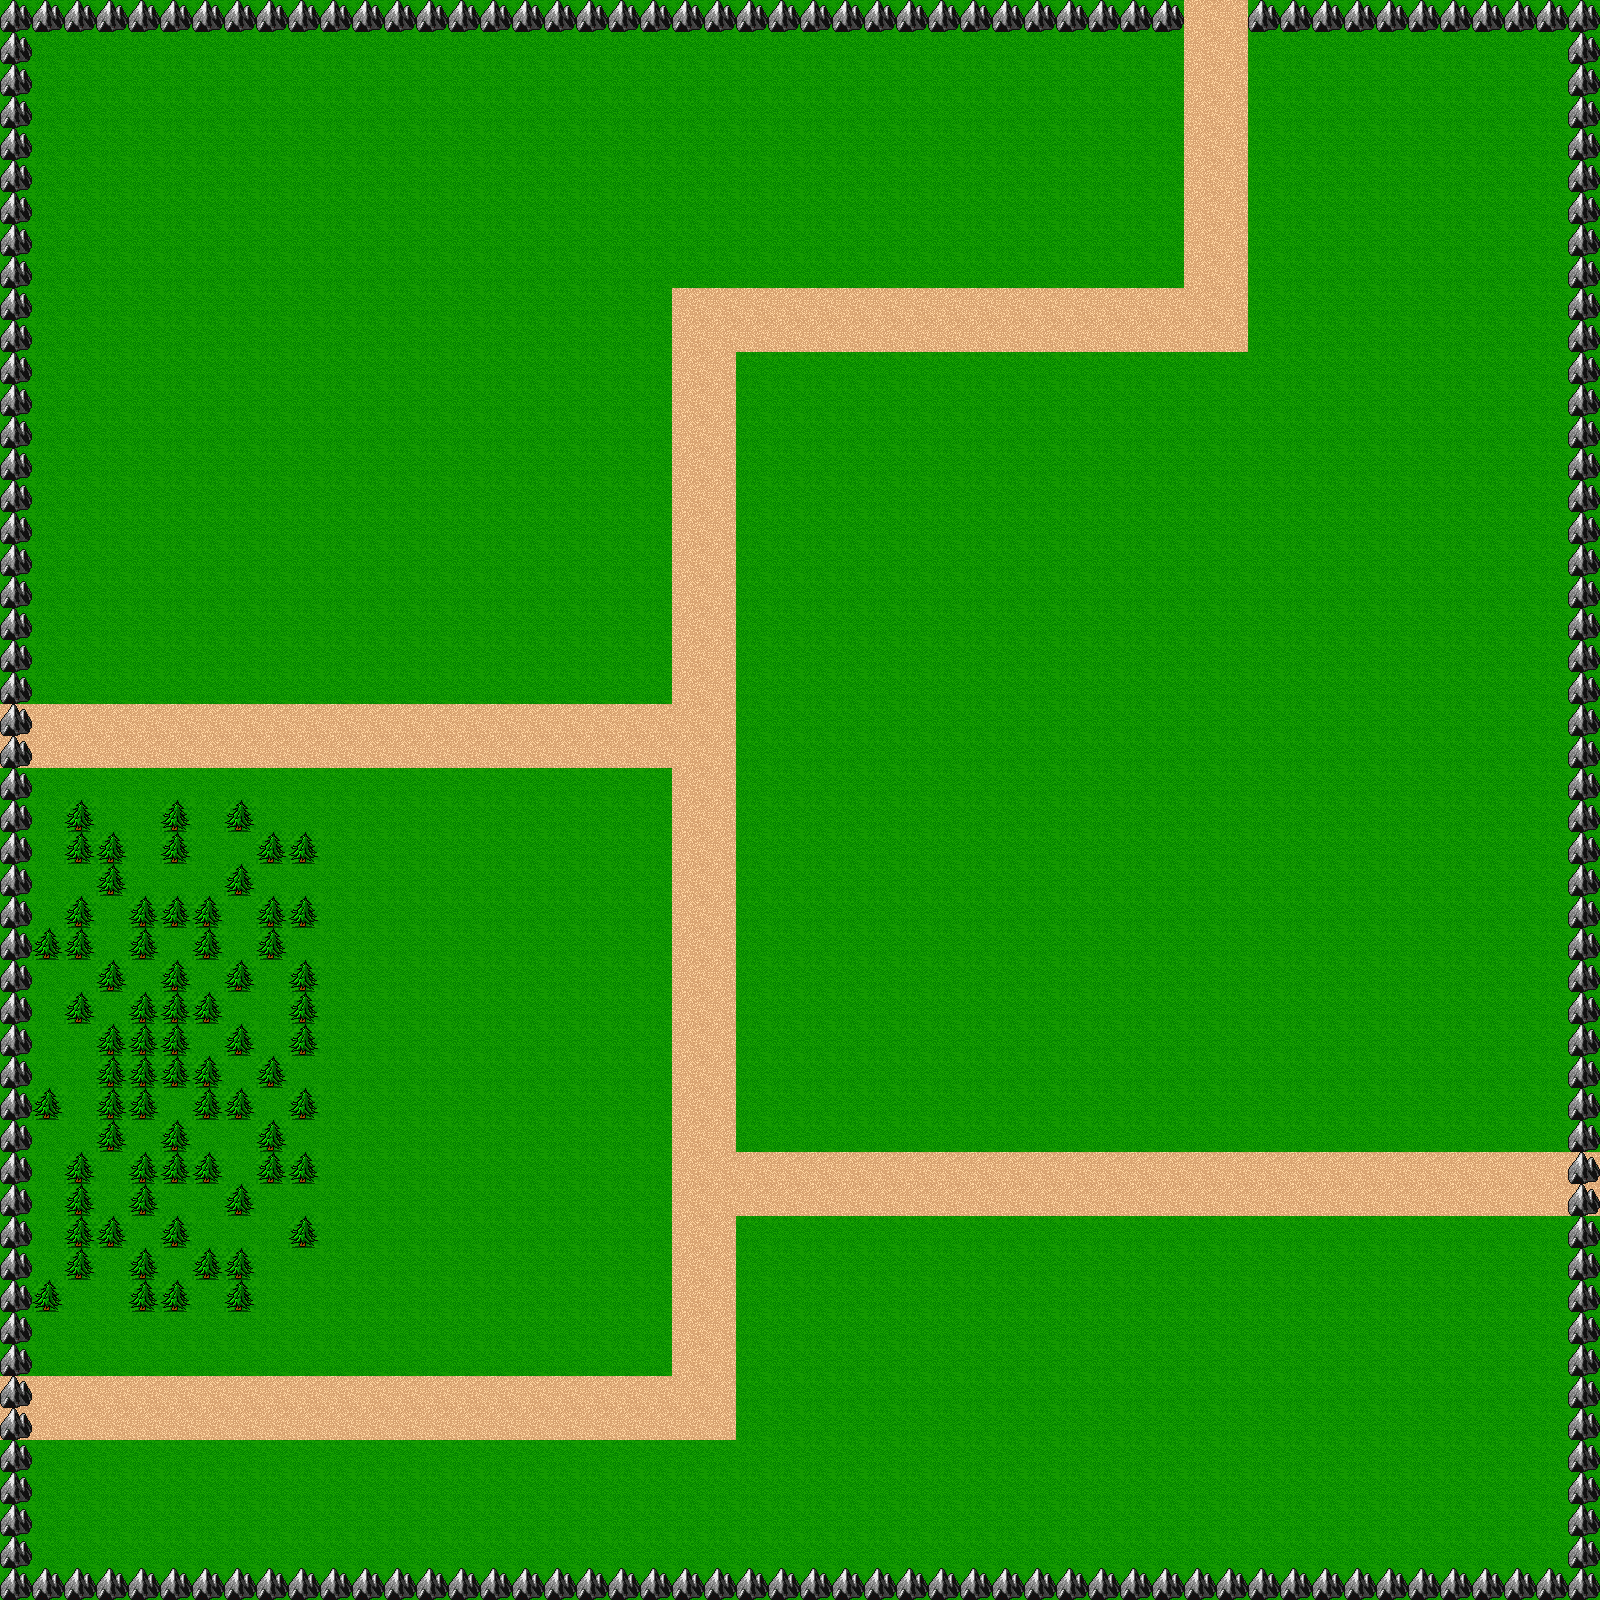

A level layout from a 2D game, rendered from its tile map. Below: a short description, then the map file with tile-grid data replaced by summaries:
An orthogonal 50x50 tile map with 32x32 px tiles, 1 tile layer (Background) and 15 objects (heroSpawnPoint, enemySPawnPoint1, enemySpawnPoint2, enemySpawnPoint3, enemySpawnPoint4, ...).

<map version="1.0" orientation="orthogonal" width="50" height="50" tilewidth="32" tileheight="32">
 <tileset firstgid="1" name="dg_grounds32" tilewidth="32" tileheight="32">
  <image source="dg_grounds32.png" trans="ff00ff" width="288" height="608" />
 </tileset>
 <layer name="Background" width="50" height="50">
  <data>[2500 cells, 2500 non-empty, 5 distinct tile ids]</data>
 </layer>
 <objectgroup name="Objects" width="50" height="50">
  <object name="heroSpawnPoint" x="77" y="1428">
   <properties>
    <property name="Hero" value="1" />
   </properties>
  </object>
  <object name="enemySPawnPoint1" x="665" y="1364">
   <properties>
    <property name="Enemy" value="1" />
   </properties>
  </object>
  <object name="enemySpawnPoint2" x="657" y="946">
   <properties>
    <property name="Enemy" value="1" />
   </properties>
  </object>
  <object name="enemySpawnPoint3" x="1036" y="1512">
   <properties>
    <property name="Enemy" value="1" />
   </properties>
  </object>
  <object name="enemySpawnPoint4" x="1418" y="1276">
   <properties>
    <property name="Enemy" value="1" />
   </properties>
  </object>
  <object name="enemySpawnPoint5" x="1367" y="664">
   <properties>
    <property name="Enemy" value="1" />
   </properties>
  </object>
  <object name="enemySpawnPoint6" x="206" y="639">
   <properties>
    <property name="Enemy" value="1" />
   </properties>
  </object>
  <object name="enemySpawnPoint7" x="397" y="294">
   <properties>
    <property name="Enemy" value="1" />
   </properties>
  </object>
  <object name="enemySpawnPoint8" x="888" y="179">
   <properties>
    <property name="Enemy" value="1" />
   </properties>
  </object>
  <object name="enemySpawnPoint9" x="964" y="709">
   <properties>
    <property name="Enemy" value="1" />
   </properties>
  </object>
  <object name="enemySpawnPoint10" x="1239" y="1091">
   <properties>
    <property name="Enemy" value="1" />
   </properties>
  </object>
  <object name="enemySpawnPoint11" x="1500" y="106">
   <properties>
    <property name="Enemy" value="1" />
   </properties>
  </object>
  <object x="1652" y="600" />
  <object x="1782" y="939" />
  <object x="1703" y="276" />
 </objectgroup>
</map>
